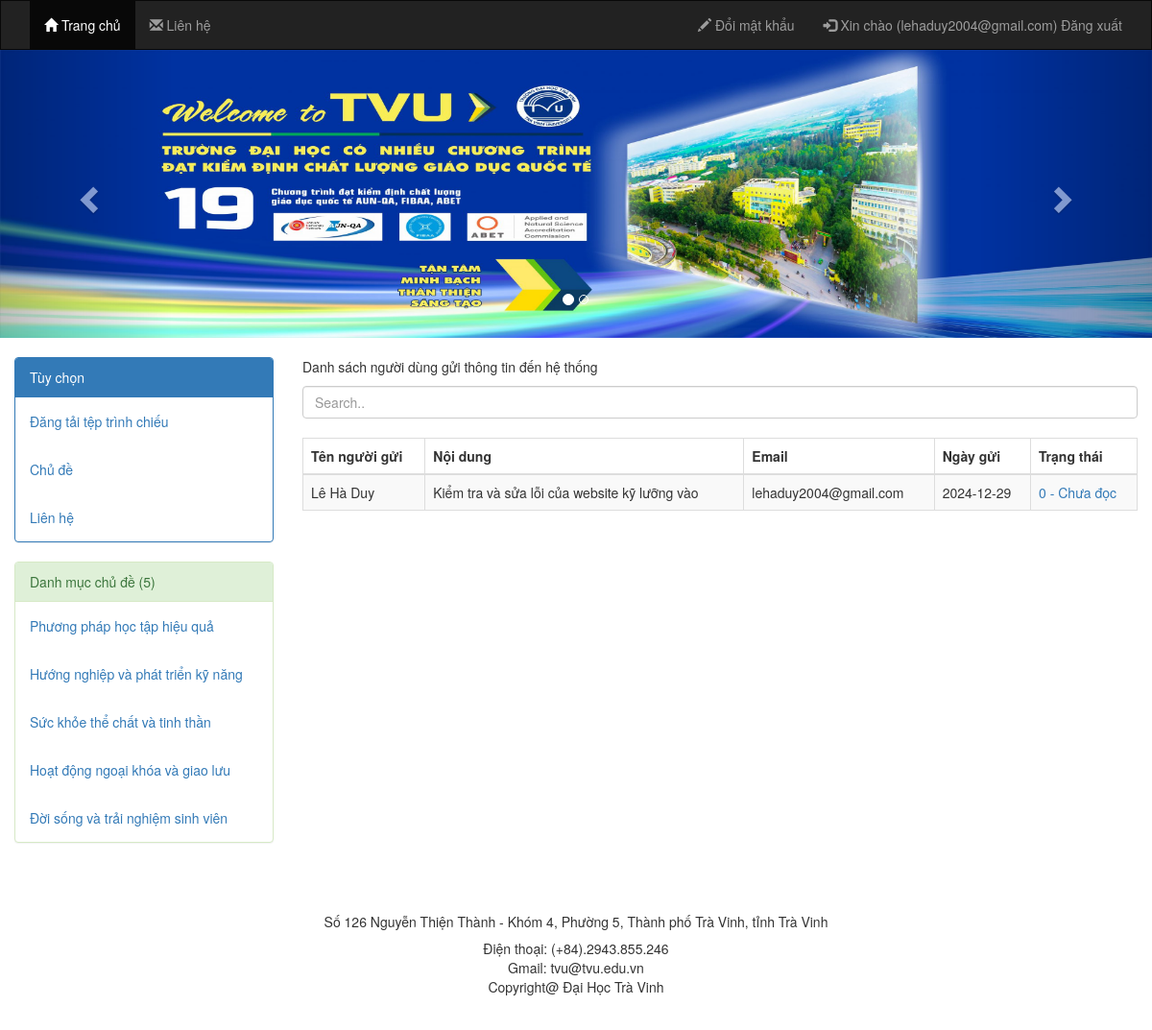
The app's page /quanlycontact.php (signed in) with its own data.
### tables this page shows
CREATE TABLE `tblslideshow` (
  `Id` int(11) NOT NULL,
  `Title` varchar(255) NOT NULL,
  `Description` text NOT NULL,
  `ImageUrl` varchar(255) NOT NULL,
  `Status` int(11) NOT NULL,
  `username` varchar(50) NOT NULL
);

CREATE TABLE `tblchude` (
  `Machude` int(11) NOT NULL,
  `Tenchude` text NOT NULL,
  `Trangthai` int(11) NOT NULL
);

CREATE TABLE `tblcontact` (
  `id` int(11) NOT NULL,
  `Tennguoigui` varchar(100) NOT NULL,
  `Noidung` text NOT NULL,
  `Email` varchar(50) NOT NULL,
  `Ngaygui` date NOT NULL,
  `Trangthai` int(11) NOT NULL
);

### quanlycontact.php (the view, shortened to what this page needs)
<?php
 require("phandau.php");
?>
  <p>Danh sách người dùng gửi thông tin đến hệ thống</p>
  <input class="form-control" id="myInput" type="text" placeholder="Search..">
  <br>
  <table class="table table-bordered table-striped">
    <thead>
      <tr>
        <th>Tên người gửi</th>
        <th>Nội dung</th>
        <th>Email</th>
        <th>Ngày gửi</th>
        <th>Trạng thái</th>
      </tr>
    </thead>
    <tbody id="myTable">
    <?php
    $sqlcontact = "SELECT * FROM tblcontact";
    $result = $conn->query($sqlcontact);
    $change=md5('change');
    if($result->num_rows > 0){
        while($r = $result->fetch_assoc()){
    ?>
      <tr>
        <td><?php echo $r['Tennguoigui'];?></td>
        <td><?php echo $r['Noidung'];?></td>
        <td><?php echo $r['Email'];?></td>
        <td><?php echo $r['Ngaygui'];?></td>
        <td><a href="?id=<?php echo $r['id'];?>&change=<?php echo $change;?>&tt=<?php echo $r['Trangthai'];?>"><?php echo $r['Trangthai']." - ";
            $ht = $r['Trangthai']==0?'Chưa đọc':'Đã đọc';
            echo $ht;
        ?></a></td>
      </tr>
      <?php
      }
    }
    ?>
    </tbody>
  </table>
</div>
<?php
require("phancuoi.php");
?>

### phandau.php (shortened to what this page needs)
<?php
    require("config.php");
?>
<!DOCTYPE html>
<html lang="en">
<head>
  <link rel="stylesheet" href="https://maxcdn.bootstrapcdn.com/bootstrap/3.4.1/css/bootstrap.min.css">
</head>
<body>
<nav class="navbar navbar-inverse">
  <div class="container-fluid">
    <div class="collapse navbar-collapse" id="myNavbar">
      <ul class="nav navbar-nav">
        <li class="active"><a href="index.php"><span class="glyphicon glyphicon-home"></span> Trang chủ</a></li>
        <li><a href="contact.php"><span class="glyphicon glyphicon-envelope"> </span> Liên hệ</a></li>
      </ul>
      <ul class="nav navbar-nav navbar-right">
      <?php
      if(isset($_SESSION["emailUser"])){
      ?>
        <li><a href="changepassword.php"><span class="glyphicon glyphicon-pencil"> </span> Đổi mật khẩu</a></li>
        <li><a href="logout.php"><span class="glyphicon glyphicon-log-in"></span> <?php echo "Xin chào (".$_SESSION['emailUser'].")"?> Đăng xuất</a></li>
      <?php
      }else{
      ?>
        <li><a href="signup.php"><span class="glyphicon glyphicon-user"></span> Đăng ký</a></li>
        <li><a href="login.php"><span class="glyphicon glyphicon-log-in"></span> Đăng nhập</a></li>
        <li><a href="login-with-google/index.php"><span class="glyphicon glyphicon-log-in"></span> Google +</a></li>
      <?php
        }
      ?>
    </ul>
    </div>
  </div>
</nav>
<?php
	$sql="select * from tblslideshow where Status=0";
		$rs=$conn->query($sql);
		$sodong=$rs->num_rows;
		if($sodong>0){
?>
<div id="myCarousel" class="carousel slide" data-ride="carousel">
    <ol class="carousel-indicators">
	<?php
		for($i=0;$i<$sodong;$i++){
	?>
      <li data-target="#myCarousel" data-slide-to="0" <?php if($i==0){ echo "class='active'"; }?> ></li>
	 <?php
		}
	 ?>
    </ol>
    <div class="carousel-inner" role="listbox">
      <?php
	  $j=0;
		while($r=$rs->fetch_assoc()){
	  ?>
	  <div class="item <?php if($j==0) echo 'active';?>">
        <img src="<?php echo $r['ImageUrl'];?>" alt="Image">
        <div class="carousel-caption">
        </div>
      </div>
      <?php
		$j=1;
		}
	  ?>
    </div>
    <a class="left carousel-control" href="#myCarousel" role="button" data-slide="prev">
      <span class="glyphicon glyphicon-chevron-left" aria-hidden="true"></span>
    </a>
    <a class="right carousel-control" href="#myCarousel" role="button" data-slide="next">
      <span class="glyphicon glyphicon-chevron-right" aria-hidden="true"></span>
    </a>
</div>
<?php
	}
?>
<div class="container-fluid">
  <br>
  <div class="row">
    <div class="col-sm-3">
    <?php
    if(isset($_SESSION['emailUser']) &&  $_SESSION['role']==1){
    ?>
    <div class="panel panel-primary">
      <div class="panel-heading">Tùy chọn</div>
      <div class="panel-body"><a href="upload.php">Đăng tải tệp trình chiếu</a></div>
      <div class="panel-body"><a href="quanlychude.php">Chủ đề</a></div>
      <div class="panel-body"><a href="quanlycontact.php">Liên hệ</a></div>
    </div>
    <?php
    }
    ?>
    <div class="panel panel-success">
      <?php
      $sqlcd ="select * from tblchude where Trangthai=0";
      $resultcd =$conn->query($sqlcd);
      if($resultcd->num_rows>0){
        $sl = $resultcd->num_rows;
      ?>
      <div class="panel-heading">Danh mục chủ đề (<?php echo $sl;?>)</div>
      <?php
        while($r = $resultcd->fetch_assoc()){
      ?>
      <div class="panel-body"><a href="baiviet.php?machude=<?php echo $r['Machude'];?>"><?php echo $r['Tenchude'];?></a></div>
      <?php
      }
    }else{
      echo "Chưa có chủ đề";
    }
      ?>
    </div>
    </div>
    <div class="col-sm-9">

### phandau.php (style rules this page uses)
.navbar { margin-bottom: 0; border-radius: 0; }
.carousel-inner img { width: 100%; margin: auto; min-height:200px; max-height:300px; }

### records on screen
tblslideshow: ImageUrl (picture)
tblchude: Tenchude "Phương pháp học tập hiệu quả"
tblchude: Tenchude "Hướng nghiệp và phát triển kỹ năng"
tblchude: Tenchude "Sức khỏe thể chất và tinh thần"
tblchude: Tenchude "Hoạt động ngoại khóa và giao lưu"
tblchude: Tenchude "Đời sống và trải nghiệm sinh viên"
tblcontact: Tennguoigui "Lê Hà Duy", Noidung "Kiểm tra và sửa lỗi của website kỹ lưỡng vào", Email "lehaduy2004@gmail.com", Ngaygui "2024-12-29", Trangthai "0", Trangthai "Chưa đọc"

### other values on screen
$_SESSION['emailUser'] "lehaduy2004@gmail.com"
$sl "5"
